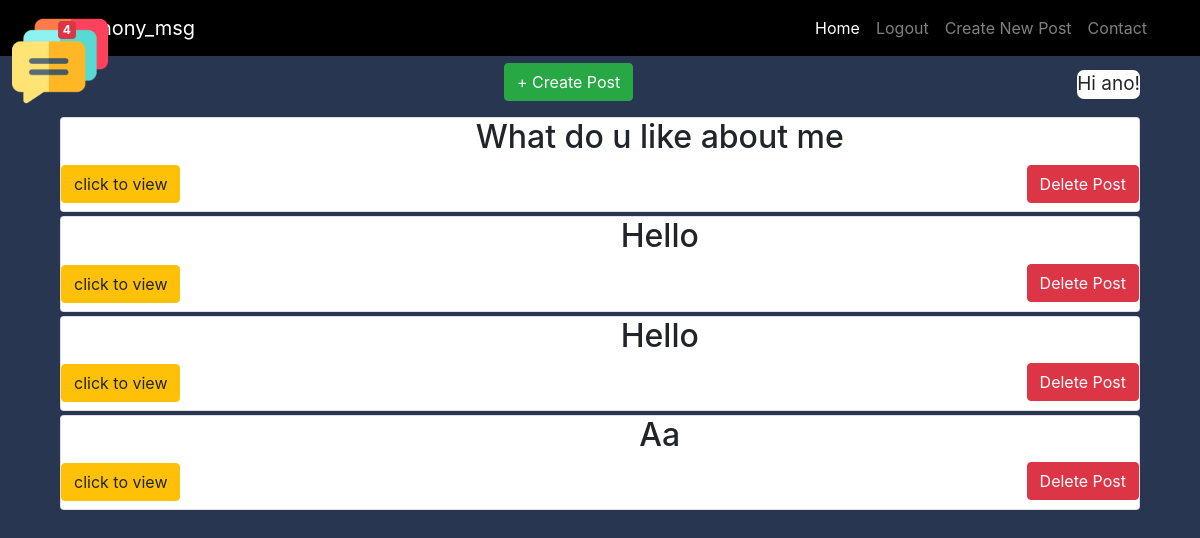
The app's page /homes (signed in), older data.
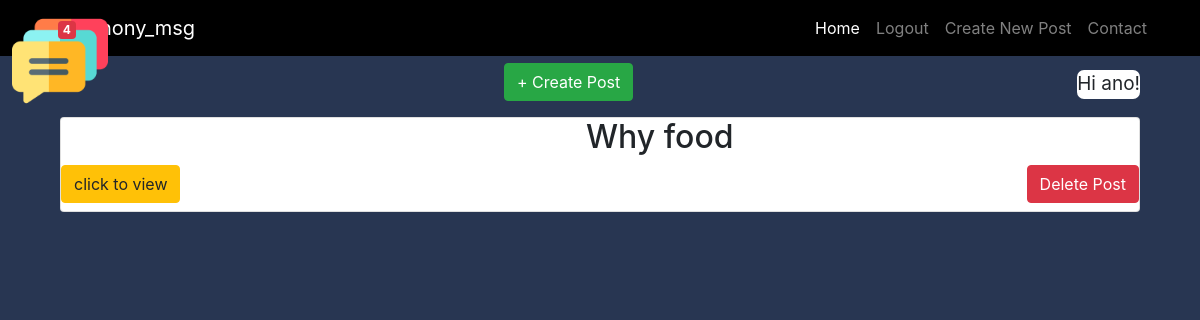
The same page, newer data.
### msg/models.py (models this page shows, shortened)
class Post (models.Model):
    text = models.TextField(max_length=1000)
    name = models.ForeignKey(User,on_delete=models.CASCADE,related_name='ano_name')
    nickname = models.CharField(max_length=14)
    date_created= models.DateTimeField(auto_now_add=True,null=True)

### msg/views.py (the view)
# urls.py: path('homes', views.IndexView, name='Home/'),
def IndexView (request):
    if request.user:
        current_user = request.user
        a = current_user.id
        b = Post.objects.filter(name_id = a)
        return render (request, 'msg/index.html', {'b':b})
    else:
        return render (request, 'msg/post.html')

### msg/templates/msg/index.html
{% extends 'msg/base.html' %}
{% block content %}
<html>
  {% if user.is_authenticated %}
  <div class="container">
   <p id="usern">Hi {{ user.username }}!</p>
   <p id="create"><a href="{% url 'create' %}"><button class="btn btn-success">+ Create Post </button></a></p>
  {% else %}
   <p>You are not logged in.</p>
   <a href="{% url 'login' %}">Log In</a>
   <a href="{% url 'signup' %}">Signup</a>
  {% endif %}
  {% for br in b %}
  <div id="home" class="card">
  <h2>{{br.text}}<a id="warn" href=" {% url 'post_detail/' br.nickname %}"><button class="btn btn-warning">click to view</button></a>
      <p><a id="danger" href="{% url 'pdelete/' br.pk %}"><button class="btn btn-danger">Delete Post</button></a></p>
  </h2>
  </div>
  {% endfor %}
 </div>
</html>
{% endblock %}

### msg/templates/msg/base.html (shortened to what this page needs)
{% load static %}
<!DOCTYPE html>
<html lang="en">
<head>
  <link href="{% static 'msg/css/bootstrap.min.css' %}" rel="stylesheet">
  <link href="{% static 'msg/css/style.css' %}" rel="stylesheet">
</head>
<body>
  <nav id="black" class="navbar navbar-expand-lg navbar-dark bg-black static-top navbar-custom">
    <div class="container">
      <button type="button" class="btn btn-transparent">
      <img src="{% static 'msg/img/comment.png' %}" id="comm-img"> <span id="dan" class="badge badge-danger">4</span>
      </button>
      <a class="navbar-brand" href="{% url 'ome/' %}">anony_msg</a>
      <div class="collapse navbar-collapse" id="navbarResponsive">
        <ul class="navbar-nav ml-auto">
          <li class="nav-item active">
            <a class="nav-link" href="{% url 'Home/' %}">Home
            </a>
          </li>
          {% if user.is_authenticated %}
          <li class="nav-item">
            <a class="nav-link" href="{% url 'logout' %}">Logout</a>
          {% endif %}
          <li class="nav-item">
            <a class="nav-link" href="{% url 'create' %}">Create New Post</a>
          </li>
          <li class="nav-item">
            <a class="nav-link" href="#">Contact</a>
          </li>
        </ul>
      </div>
    </div>
  </nav>
  <div class="container">
    <div class="row">
      <div class="col-lg-12 text-center">
        {% block content %}
        {% endblock %}
      </div>
    </div>
  </div>
</body>
</html>

### msg/static/msg/css/style.css (style rules this page uses)
body { background-color: #283652; }
.navbar-custom { background-color: black; }
#comm-img { max-width: 8%; height: auto; border-radius: 5%; position: absolute; top: 0.8em; left: 12px; }
#dan { top: 0.01em; }
#usern { float: right; background: white; font-size: 19px; margin-top: 7px; border-radius: 7px; }
#create { margin-top: 7px; }
#home { margin-top: 4px; }
#warn { margin-top: 45px; float: left; }
#danger { float: right; margin-top: 6px; }

Row changes from the older to the newer data that the page shows:
removed Post: text "What do u like about me"
removed Post: text "Hello"
removed Post: text "Hello"
removed Post: text "Aa"
added Post: text "Why food"
